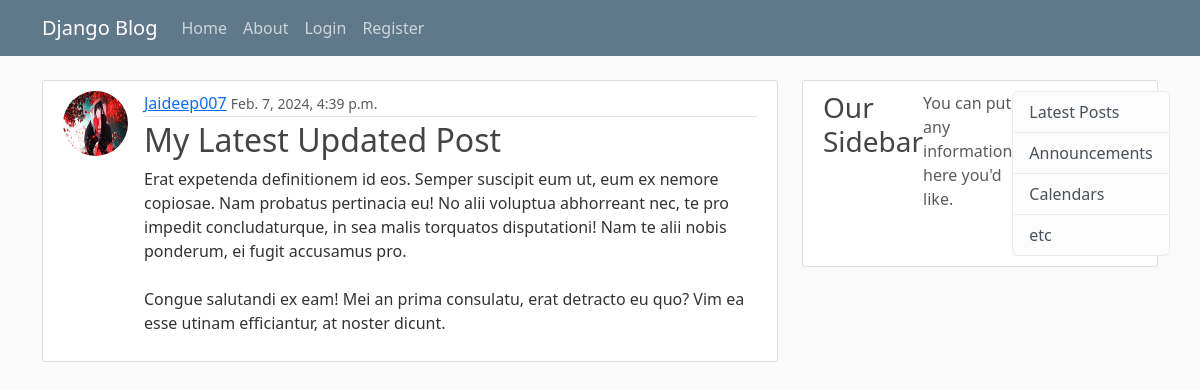
Screenshot of /post/28/ with the database file from the repository.
### blogs/models.py (models this page shows, shortened)
class Post(models.Model):
    title = models.CharField(max_length = 100)
    content = models.TextField()
    date_posted = models.DateTimeField(default = timezone.now)
    author = models.ForeignKey(User , on_delete = models.CASCADE)

### users/models.py (models this page shows, shortened)
class Profile(models.Model):
    user = models.OneToOneField(User, on_delete=models.CASCADE)
    image = models.ImageField(default='default.jpg', upload_to='profile_pics')

### blogs/views.py (the view)
# urls.py: path('post/<int:pk>/' , PostDetailView.as_view() , name = 'post-detail'),
class PostDetailView(DetailView):
    model = Post

### blogs/templates/blogs/post_detail.html (shortened to what this page needs)
{% extends 'blogs/base.html' %}
{% block content %}
<article class="media content-section">
    <img class="rounded-circle article-img" src="{{ object.author.profile.image.url }}">
    <div class="media-body">
        <div class="article-metadata">
            <a class="mr-2" href="{% url 'user-posts' object.author.username %}">{{ object.author }}</a>
            <small class="text-muted">{{ object.date_posted }}</small>
        </div>
        <h2 class="article-title" >{{ object.title }}</h2>
        <p class="article-content">{{ object.content }}</p>
    </div>
</article>
{% endblock content %}

### blogs/static/blogs/main.css (style rules this page uses)
body { background: #fafafa; color: #333333; margin-top: 5rem; }
h1, h2, h3, h4, h5, h6 { color: #444444; }
.content-section { background: #ffffff; padding: 10px 20px; border: 1px solid #dddddd; border-radius: 3px; margin-bottom: 20px; }
.article-title { color: #444444; }
.article-content { white-space: pre-line; }
.article-img { height: 65px; width: 65px; margin-right: 16px; }
.article-metadata { padding-bottom: 1px; margin-bottom: 4px; border-bottom: 1px solid #e3e3e3 }
.content-section { display: flex; }

### rows the page displays
Post: author.profile.image (picture), author "Jaideep007", date_posted "Feb. 7, 2024, 4:39 p.m.", title "My Latest Updated Post", content "Erat expetenda definitionem id eos. Semper suscipit eum ut, eum ex nemore copiosae. Nam probatus pertinacia eu! No alii voluptua abhorreant nec, te pro impedit concludaturque, in sea malis torquatos disputationi! Nam te alii nobis ponderum, ei fugit accusamus pro. Congue salutandi ex eam! Mei an prima consulatu, erat detracto eu quo? Vim ea esse utinam efficiantur, at noster dicunt."
